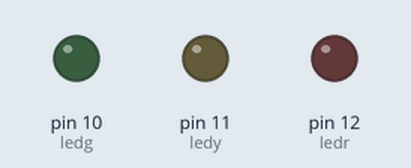
The sketch below on a simulated Arduino Uno, built with avr-gcc and run on an emulated ATmega328P. On the bench: output pins drawn as LEDs (lit = HIGH).

Above: at 0.4 s.
At 1.4 s:
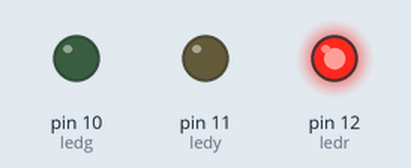
At 3.4 s:
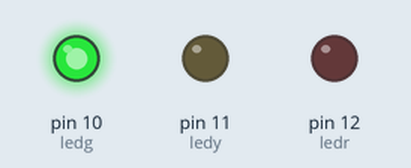
At 5.4 s:
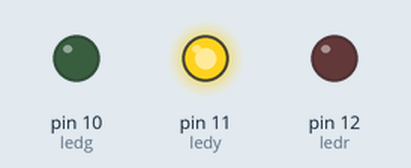
Timing chart, 0 to 6.9 s (numbered marks = the images above):
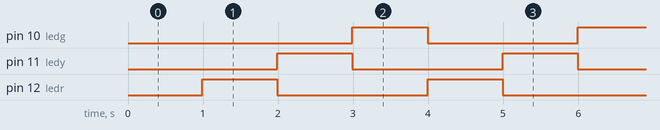

Measured:
- by itself, pin 10 (ledg), pin 11 (ledy), pin 12 (ledr): alternates HIGH for 1.0 s and LOW for 2.0 s
- by itself, everything shown: repeats every 3.0 s, in 3 steps

The sketch:

sketch_7.ino
```cpp
int ledr=12;
int ledy=11;
int ledg=10;
int cnt=0;
int state=1;

void setup()
{
  pinMode(ledr,OUTPUT);
  pinMode(ledy,OUTPUT);
  pinMode(ledg,OUTPUT);
}
void loop()
{
cnt++;
if(cnt==100)
{
  cnt=0;
  Statemashine();
}
delay(10);
}

void Statemashine(void)
{
  switch(state)
  {
  case 1:
  digitalWrite(ledr,HIGH);
  digitalWrite(ledy,LOW);
  digitalWrite(ledg,LOW);
  state++;
  break;
  case 2:
  digitalWrite(ledr,LOW);
  digitalWrite(ledy,HIGH);
  digitalWrite(ledg,LOW);
  state++;
  break;
  case 3:
  digitalWrite(ledr,LOW);
  digitalWrite(ledy,LOW);
  digitalWrite(ledg,HIGH);
  state=1;
  break;
  }
  }
```
